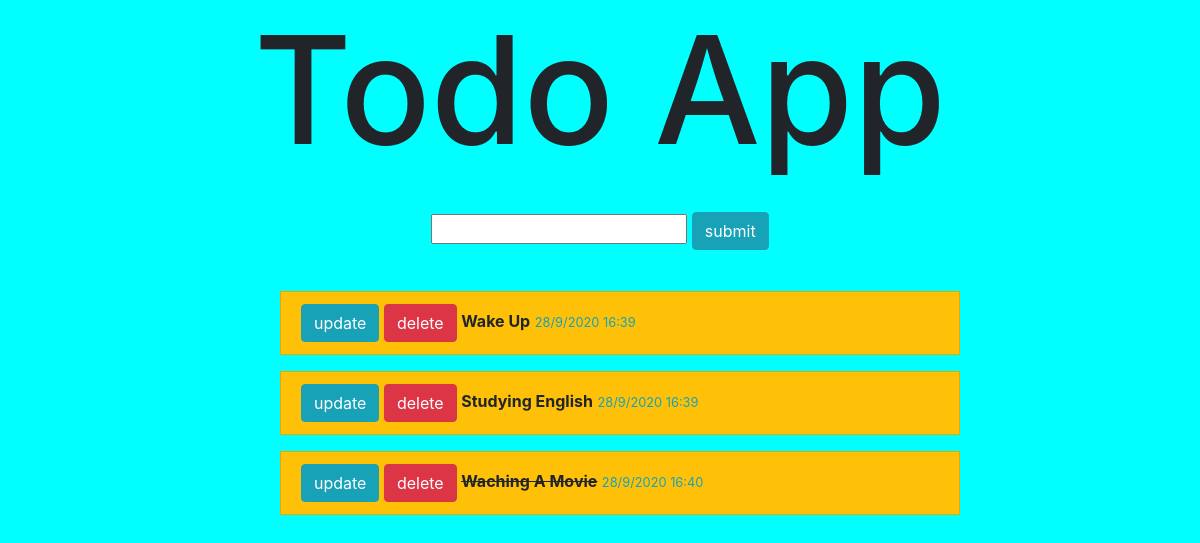
Before: / with the older database file.
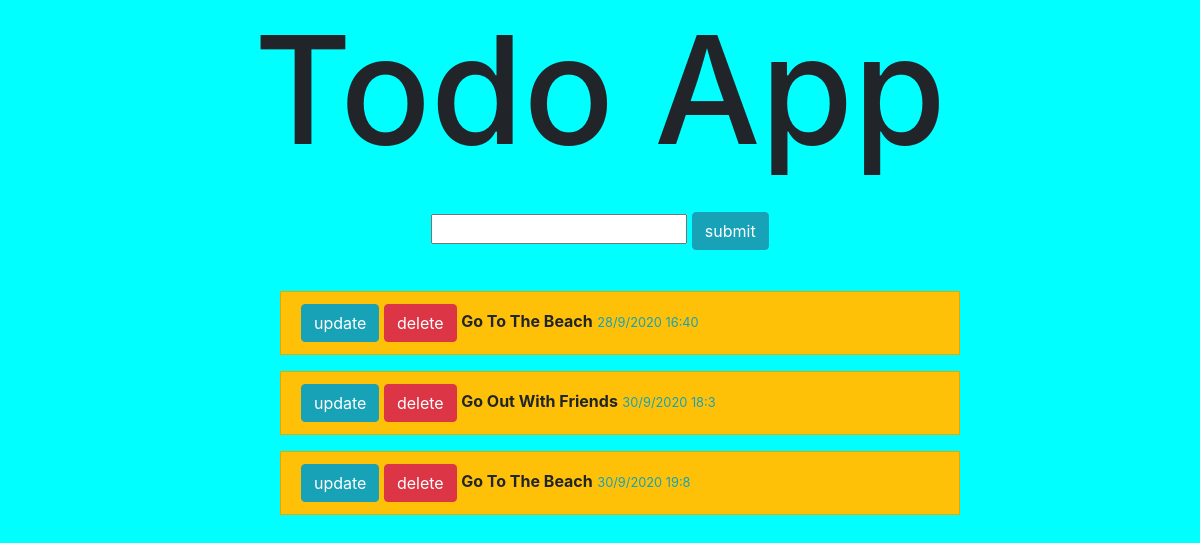
After: the same page with the newer database file.
### tasks/models.py (models this page shows)
class Task(models.Model):
    title=models.CharField(max_length=200)
    complete=models.BooleanField(default=False)
    created=models.DateTimeField(auto_now_add=True)
    def __str__(self):
        return f"{self.title}"

### tasks/views.py (the view)
# urls.py: path('', views.index, name='index'),
def index(request):
    tasks=Task.objects.all()
    form=TaskForm()
    if request.method=="POST":
        form=TaskForm(request.POST)
        if form.is_valid:
            form.save()
        return redirect('/')
    context={
        "tasks":tasks,
        "form":form
    }
    return render(request, "tasks/list.html", context)

### tasks/forms.py
class TaskForm(forms.ModelForm):
    class Meta:
        model=Task
        fields="__all__"

### tasks/templates/tasks/list.html (shortened to what this page needs)
{% extends "tasks/layout.html" %}
{% block body %}
    <link rel="stylesheet" href="https://stackpath.bootstrapcdn.com/bootstrap/4.5.2/css/bootstrap.min.css">
    <h1 class="text-center text-lg"> Todo App </h1>
    <br>
    <dv class="text-center ">
        <form method="POST" action="/">
            <div class="form-group">
                {{form.title}}
                <button class="btn btn-info" type="submit" >submit</button>
            </div>
        </form>
    </dv>
    <br>
    {% for task in tasks %}
    <div class="center_div text-left">
        <ul class="lis-group ">
            {% if task.complete == True %}
                <li class="list-group-item bg-warning">
                    <a class="btn btn-info"href="{% url 'update' task.id%}">update</a>
                    <a class="btn btn-danger"href="{% url 'delete' task.id%}">delete</a>
                    <strike class="font-weight-bold text-capitalize">{{task}}</strike>
                    <span class="small text-info">{{task.created.day}}/{{task.created.month}}/{{task.created.year}}    {{task.created.hour}}:{{task.created.minute}}</span>
                </li>
            {% else %}
                <li class="list-group-item bg-warning">
                    <a class="btn btn-info"href="{% url 'update' task.id%}">update</a>
                    <a class="btn btn-danger"href="{% url 'delete' task.id%}">delete</a>
                    <span class="font-weight-bold text-capitalize">{{task}}</span>
                    <span class="small text-info">{{task.created.day}}/{{task.created.month}}/{{task.created.year}}    {{task.created.hour}}:{{task.created.minute}}</span>
                </li>
            {% endif %}
        </ul>
    </div>
    {% endfor %}
{% endblock %}

### tasks/templates/tasks/layout.html (shortened to what this page needs)
<html lang="en">
<head>
</head>
<body>
    {% block body %}
    {% endblock %}
</body>
</html>

### tasks/templates/tasks/list.html (style rules this page uses)
body { background-color: aqua; }
.center_div { padding-right: 20%; padding-left: 20%; margin-top: 1px; }
.text-lg { font-size: 150px; }

Changed rows visible on the page:
removed Task: title "Wake Up", created.day "28", created.month "9", created.year "2020", created.hour "16", created.minute "39"
removed Task: title "Studying English", created.day "28", created.month "9", created.year "2020", created.hour "16", created.minute "39"
changed Task (number 1 of 3 on the later page): complete True → False (drawn); title "Waching A Movie" → "Go To The Beach"
added Task: title "Go Out With Friends", created.day "30", created.month "9", created.year "2020", created.hour "18", created.minute "3"
added Task: title "Go To The Beach", created.day "30", created.month "9", created.year "2020", created.hour "19", created.minute "8"
